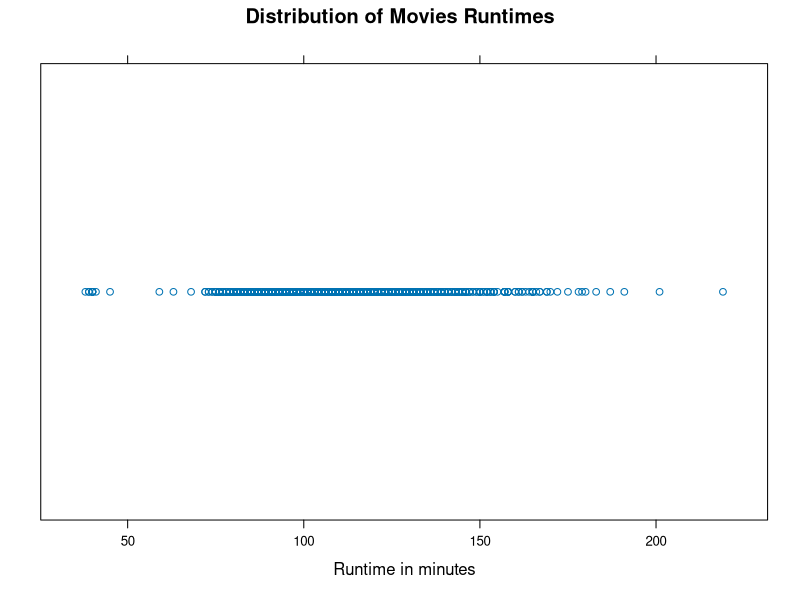
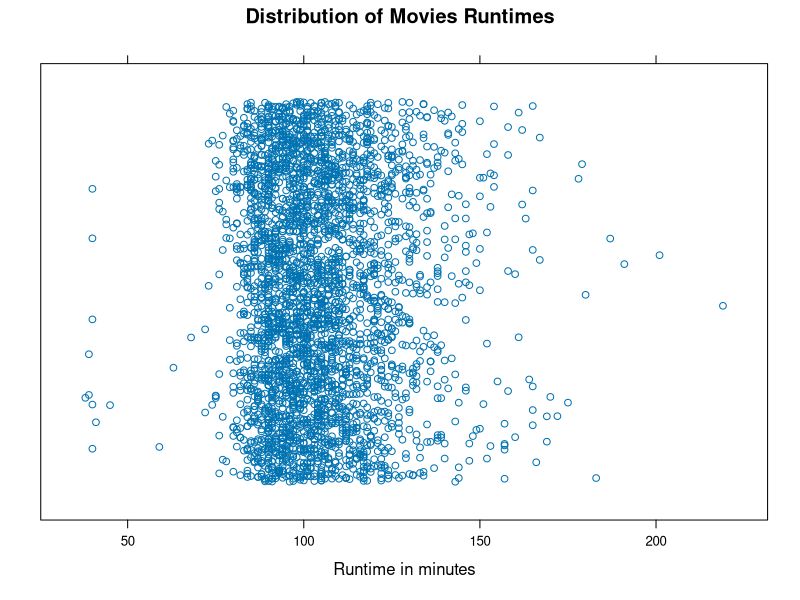
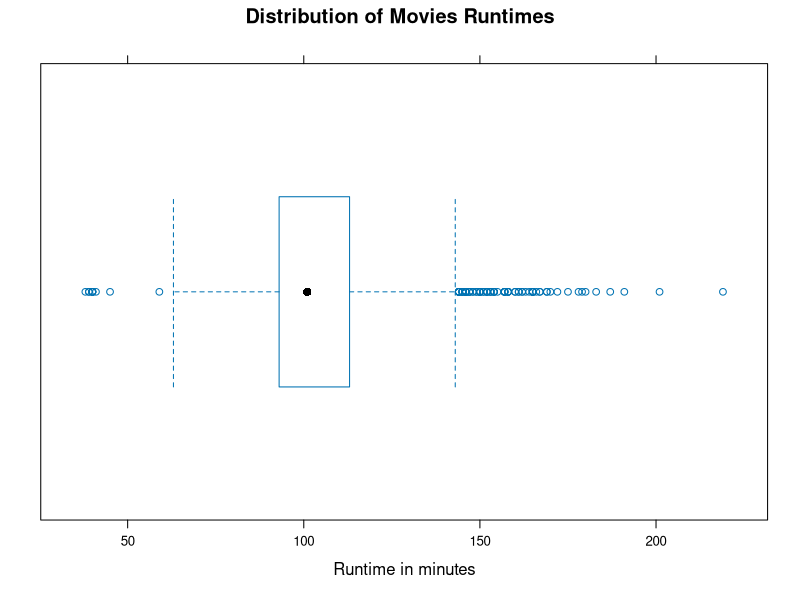
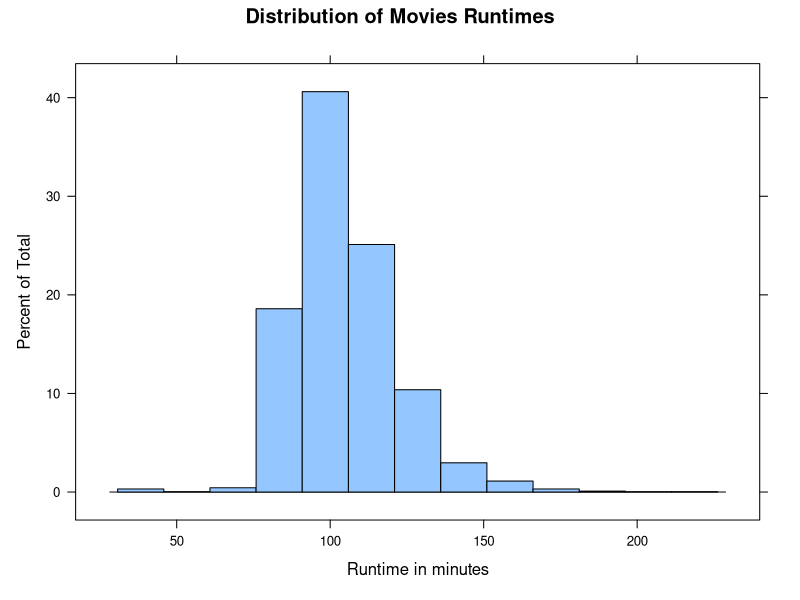
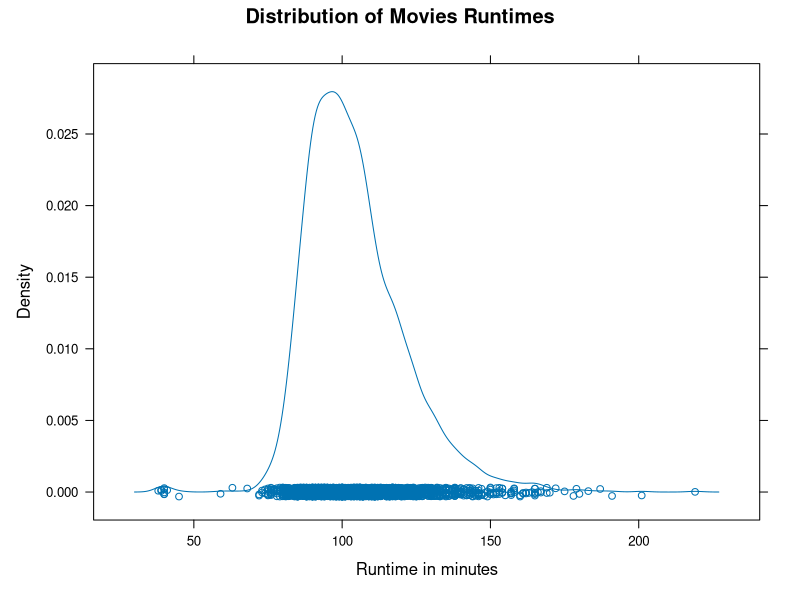
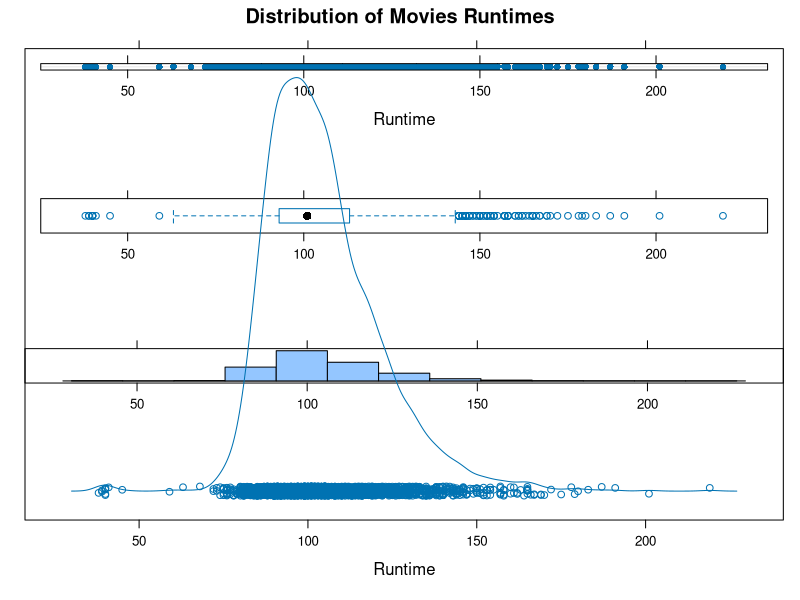

Write the R code that produced these figures, in order.
## ---- chunk 1
library(lattice)
movies = read.csv("../data/Movies.csv")
main_title <- "Distribution of Movies Runtimes"
x_lab = "Runtime in minutes"
## ---- chunk 2
stripplot(
  x = ~Runtime,
  data = movies,
  main = main_title,
  xlab = x_lab)
## ---- chunk 3
stripplot(
  x = ~Runtime,
  data = movies,
  main = main_title,
  xlab = x_lab,
  jitter = TRUE,
  amount = 0.5
)
## ---- chunk 4
bwplot(
  x = ~Runtime,
  data = movies,
  main = main_title,
  xlab = x_lab)
## ---- chunk 5
histogram(
  x = ~Runtime,
  data = movies,
  main = main_title,
  xlab = x_lab)
## ---- chunk 6
densityplot(
  x = ~Runtime,
  data = movies,
  main = main_title,
  xlab = x_lab)
## ---- chunk 7
dot <- dotplot(
  x = ~Runtime,
  data = movies,
  main = main_title,
  x_lab = "")

print(
  x=dot,
  position = c(0,0.75,1,1),
  more = TRUE)

box <- bwplot(
  x= ~Runtime,
  data = movies,
  xlab = "")

print(
  x=box,
  position = c(0,0.5,1,0.75),
  more = TRUE)

hist <- histogram(
  x = ~Runtime,
  data =movies,
  xlab = "",
  ylab = "",
  scales = list(y = list(draw=FALSE)))

print(
  x = hist,
  position = c(0, 0.25, 1, 0.5),
  more = TRUE)


density <- densityplot(
  x= ~Runtime,
  data = movies,
  ylab = "",
  scales = list(y=list(draw = FALSE)))

print(
  x= density,
  postion = c(0,0,1,0.25))

